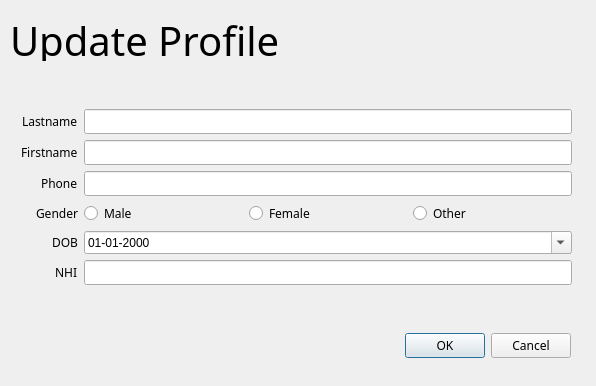
<?xml version="1.0" encoding="UTF-8"?>
<ui version="4.0">
 <class>UpdateProfile</class>
 <widget class="QDialog" name="UpdateProfile">
  <property name="geometry">
   <rect>
    <x>0</x>
    <y>0</y>
    <width>596</width>
    <height>386</height>
   </rect>
  </property>
  <property name="windowTitle">
   <string>Dialog</string>
  </property>
  <widget class="QDialogButtonBox" name="buttonBox">
   <property name="geometry">
    <rect>
     <x>230</x>
     <y>330</y>
     <width>341</width>
     <height>32</height>
    </rect>
   </property>
   <property name="font">
    <font>
     <family>Raleway</family>
    </font>
   </property>
   <property name="orientation">
    <enum>Qt::Horizontal</enum>
   </property>
   <property name="standardButtons">
    <set>QDialogButtonBox::Cancel|QDialogButtonBox::Ok</set>
   </property>
  </widget>
  <widget class="QLabel" name="label">
   <property name="geometry">
    <rect>
     <x>10</x>
     <y>20</y>
     <width>441</width>
     <height>41</height>
    </rect>
   </property>
   <property name="sizePolicy">
    <sizepolicy hsizetype="Preferred" vsizetype="Maximum">
     <horstretch>0</horstretch>
     <verstretch>0</verstretch>
    </sizepolicy>
   </property>
   <property name="font">
    <font>
     <family>Raleway</family>
     <pointsize>30</pointsize>
    </font>
   </property>
   <property name="text">
    <string>Update Profile</string>
   </property>
  </widget>
  <widget class="QWidget" name="">
   <property name="geometry">
    <rect>
     <x>21</x>
     <y>71</y>
     <width>551</width>
     <height>251</height>
    </rect>
   </property>
   <layout class="QFormLayout" name="formLayout">
    <property name="sizeConstraint">
     <enum>QLayout::SetMaximumSize</enum>
    </property>
    <property name="labelAlignment">
     <set>Qt::AlignBottom|Qt::AlignRight|Qt::AlignTrailing</set>
    </property>
    <property name="formAlignment">
     <set>Qt::AlignLeading|Qt::AlignLeft|Qt::AlignVCenter</set>
    </property>
    <item row="0" column="0">
     <widget class="QLabel" name="label_2">
      <property name="font">
       <font>
        <family>Raleway</family>
       </font>
      </property>
      <property name="text">
       <string>Lastname</string>
      </property>
     </widget>
    </item>
    <item row="0" column="1">
     <widget class="QLineEdit" name="lineEdit_lastname">
      <property name="font">
       <font>
        <family>Raleway</family>
       </font>
      </property>
     </widget>
    </item>
    <item row="1" column="0">
     <widget class="QLabel" name="label_3">
      <property name="font">
       <font>
        <family>Raleway</family>
       </font>
      </property>
      <property name="text">
       <string>Firstname</string>
      </property>
     </widget>
    </item>
    <item row="1" column="1">
     <widget class="QLineEdit" name="lineEdit_firstname">
      <property name="font">
       <font>
        <family>Raleway</family>
       </font>
      </property>
     </widget>
    </item>
    <item row="2" column="0">
     <widget class="QLabel" name="label_4">
      <property name="font">
       <font>
        <family>Raleway</family>
       </font>
      </property>
      <property name="text">
       <string>Phone</string>
      </property>
     </widget>
    </item>
    <item row="2" column="1">
     <widget class="QLineEdit" name="lineEdit_phone">
      <property name="font">
       <font>
        <family>Raleway</family>
       </font>
      </property>
     </widget>
    </item>
    <item row="3" column="0">
     <widget class="QLabel" name="label_5">
      <property name="font">
       <font>
        <family>Raleway</family>
       </font>
      </property>
      <property name="text">
       <string>Gender</string>
      </property>
     </widget>
    </item>
    <item row="3" column="1">
     <layout class="QHBoxLayout" name="horizontalLayout">
      <item>
       <widget class="QRadioButton" name="radioButton_male">
        <property name="font">
         <font>
          <family>Raleway</family>
         </font>
        </property>
        <property name="text">
         <string>Male</string>
        </property>
       </widget>
      </item>
      <item>
       <widget class="QRadioButton" name="radioButton_female">
        <property name="font">
         <font>
          <family>Raleway</family>
         </font>
        </property>
        <property name="text">
         <string>Female</string>
        </property>
       </widget>
      </item>
      <item>
       <widget class="QRadioButton" name="radioButton_other">
        <property name="font">
         <font>
          <family>Raleway</family>
         </font>
        </property>
        <property name="text">
         <string>Other</string>
        </property>
       </widget>
      </item>
     </layout>
    </item>
    <item row="4" column="0">
     <widget class="QLabel" name="label_6">
      <property name="font">
       <font>
        <family>Raleway</family>
       </font>
      </property>
      <property name="text">
       <string>DOB</string>
      </property>
     </widget>
    </item>
    <item row="4" column="1">
     <widget class="QDateEdit" name="dateEdit">
      <property name="displayFormat">
       <string>dd-MM-yyyy</string>
      </property>
      <property name="calendarPopup">
       <bool>true</bool>
      </property>
     </widget>
    </item>
    <item row="5" column="0">
     <widget class="QLabel" name="label_7">
      <property name="font">
       <font>
        <family>Raleway</family>
       </font>
      </property>
      <property name="text">
       <string>NHI</string>
      </property>
     </widget>
    </item>
    <item row="5" column="1">
     <widget class="QLineEdit" name="lineEdit_nhi">
      <property name="font">
       <font>
        <family>Raleway</family>
       </font>
      </property>
     </widget>
    </item>
   </layout>
  </widget>
 </widget>
 <resources/>
 <connections>
  <connection>
   <sender>buttonBox</sender>
   <signal>accepted()</signal>
   <receiver>UpdateProfile</receiver>
   <slot>accept()</slot>
   <hints>
    <hint type="sourcelabel">
     <x>248</x>
     <y>254</y>
    </hint>
    <hint type="destinationlabel">
     <x>157</x>
     <y>274</y>
    </hint>
   </hints>
  </connection>
  <connection>
   <sender>buttonBox</sender>
   <signal>rejected()</signal>
   <receiver>UpdateProfile</receiver>
   <slot>reject()</slot>
   <hints>
    <hint type="sourcelabel">
     <x>316</x>
     <y>260</y>
    </hint>
    <hint type="destinationlabel">
     <x>286</x>
     <y>274</y>
    </hint>
   </hints>
  </connection>
 </connections>
</ui>
